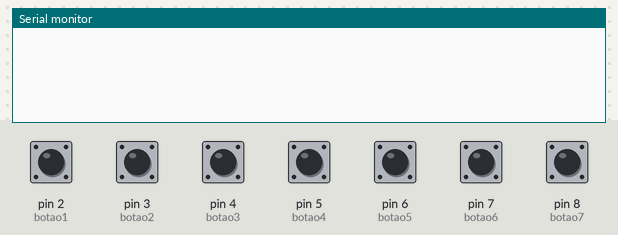
Recording of a sketch running on a simulated Arduino Uno, built with avr-gcc and run on an emulated ATmega328P. Shown: the last lines printed to the serial monitor. The inputs (shaded band) are chosen by the test bench; at power-on: pin 2 (botao1), pin 3 (botao2), pin 4 (botao3), pin 5 (botao4), pin 6 (botao5), pin 7 (botao6), pin 8 (botao7) LOW.

Above: at 1.2 s.
1.3 s: pin 2 (botao1) pulled HIGH for 0.15 s
At 2.4 s:
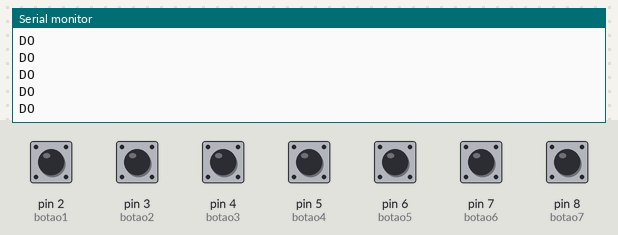
2.9 s: pin 3 (botao2) pulled HIGH for 0.15 s
At 3.6 s:
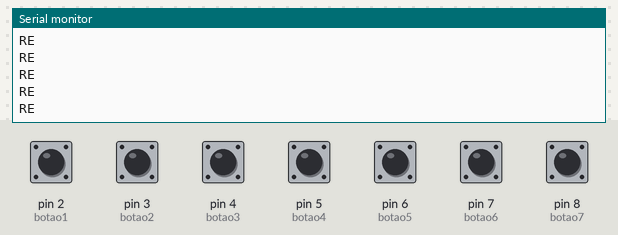
4.5 s: pin 4 (botao3) pulled HIGH for 0.15 s
At 5.8 s:
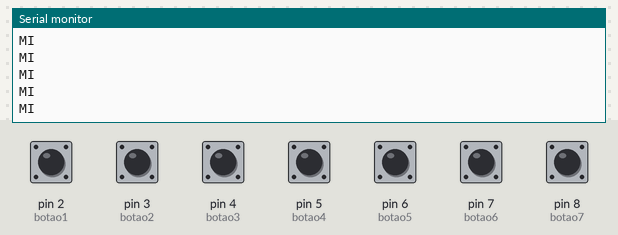
6.1 s: pin 5 (botao4) pulled HIGH for 0.15 s
At 7.2 s:
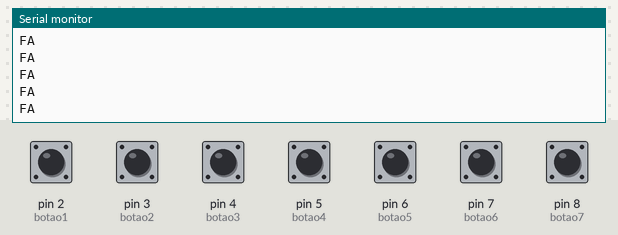
7.7 s: pin 6 (botao5) pulled HIGH for 0.15 s
At 8.4 s:
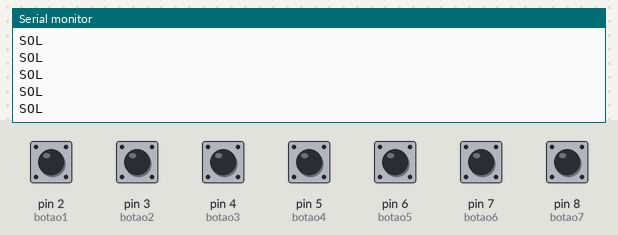
9.3 s: pin 7 (botao6) pulled HIGH for 0.15 s
At 10.9 s:
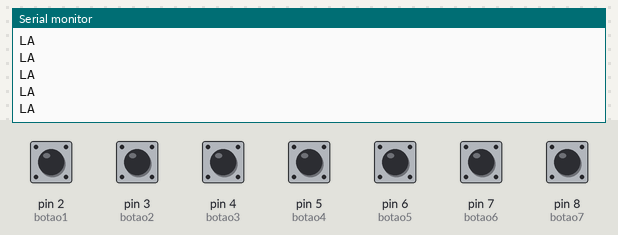

The sketch:

codigo.ino
```cpp
const int botao1 = 2;
const int botao2 = 3;
const int botao3 = 4;
const int botao4 = 5;
const int botao5 = 6;
const int botao6 = 7;
const int botao7 = 8;

int var1;
int var2;
int var3;
int var4;
int var5;
int var6;
int var7;


void setup()
{

  pinMode(botao1, INPUT);
  pinMode(botao2, INPUT);
  pinMode(botao3, INPUT);
  pinMode(botao4, INPUT);
  pinMode(botao5, INPUT);
  pinMode(botao6, INPUT);
  pinMode(botao7, INPUT);
  Serial.begin(9600);
}

void loop()
{
  var1 = digitalRead(botao1);
  var2 = digitalRead(botao2);
  var3 = digitalRead(botao3);
  var4 = digitalRead(botao4);
  var5 = digitalRead(botao5);
  var6 = digitalRead(botao6);
  var7 = digitalRead(botao7);

   if(var1){
    Serial.println("DO");
  }
   if(var2){
  Serial.println("RE");
  }
   if(var3){
  Serial.println("MI");
  }
   if(var4){
  Serial.println("FA");
  }
   if(var5){
  Serial.println("SOL");
  }
   if(var6){
  Serial.println("LA");
  }
  if(var7){
  Serial.println("SI");
  }
}
```

Measured:
- after the input at 1.3 s, the serial monitor: prints a new line at once (image 1)
- after the input at 2.9 s, the serial monitor: prints a new line at once (image 2)
- after the input at 4.5 s, the serial monitor: prints a new line at once (image 3)
- after the input at 6.1 s, the serial monitor: prints a new line at once (image 4)
- after the input at 7.7 s, the serial monitor: prints a new line at once (image 5)
- after the input at 9.3 s, the serial monitor: prints a new line at once (image 6)
